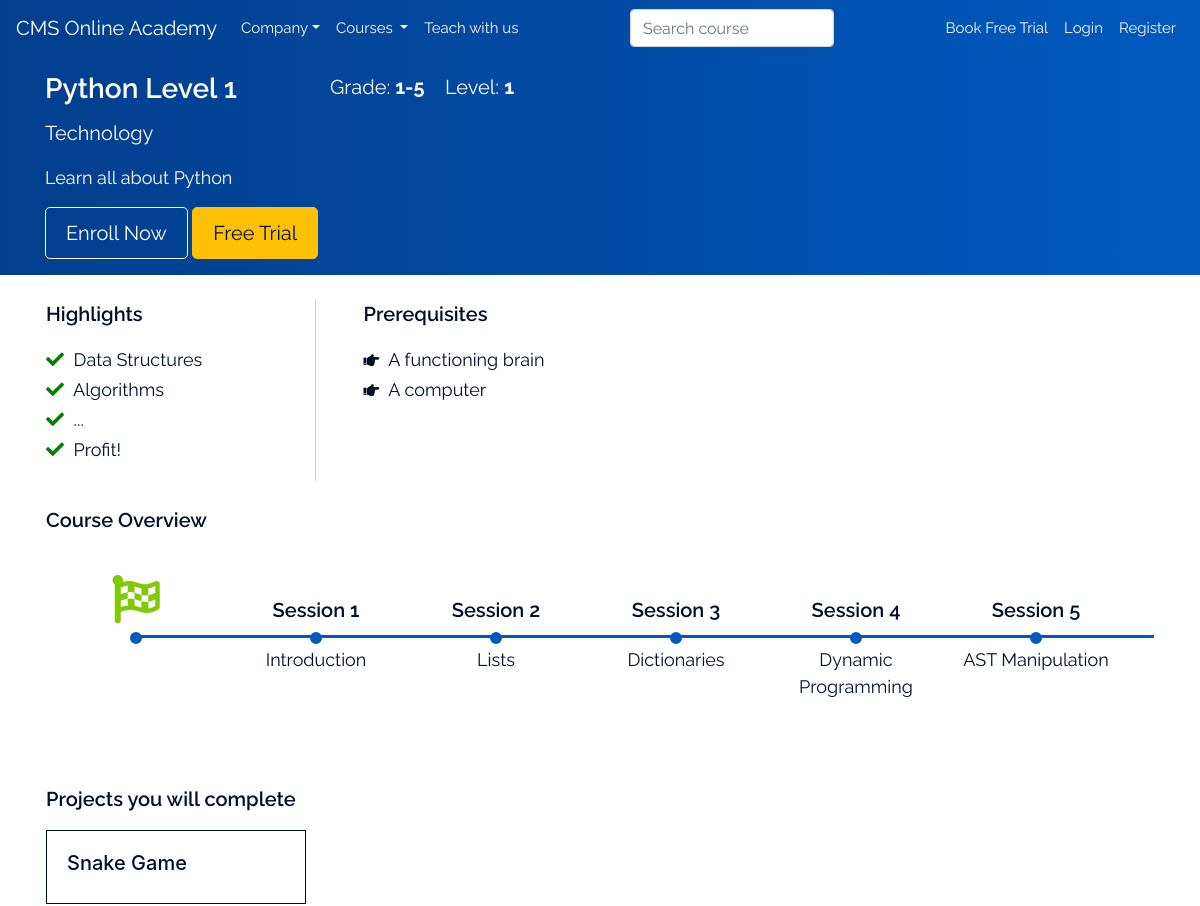
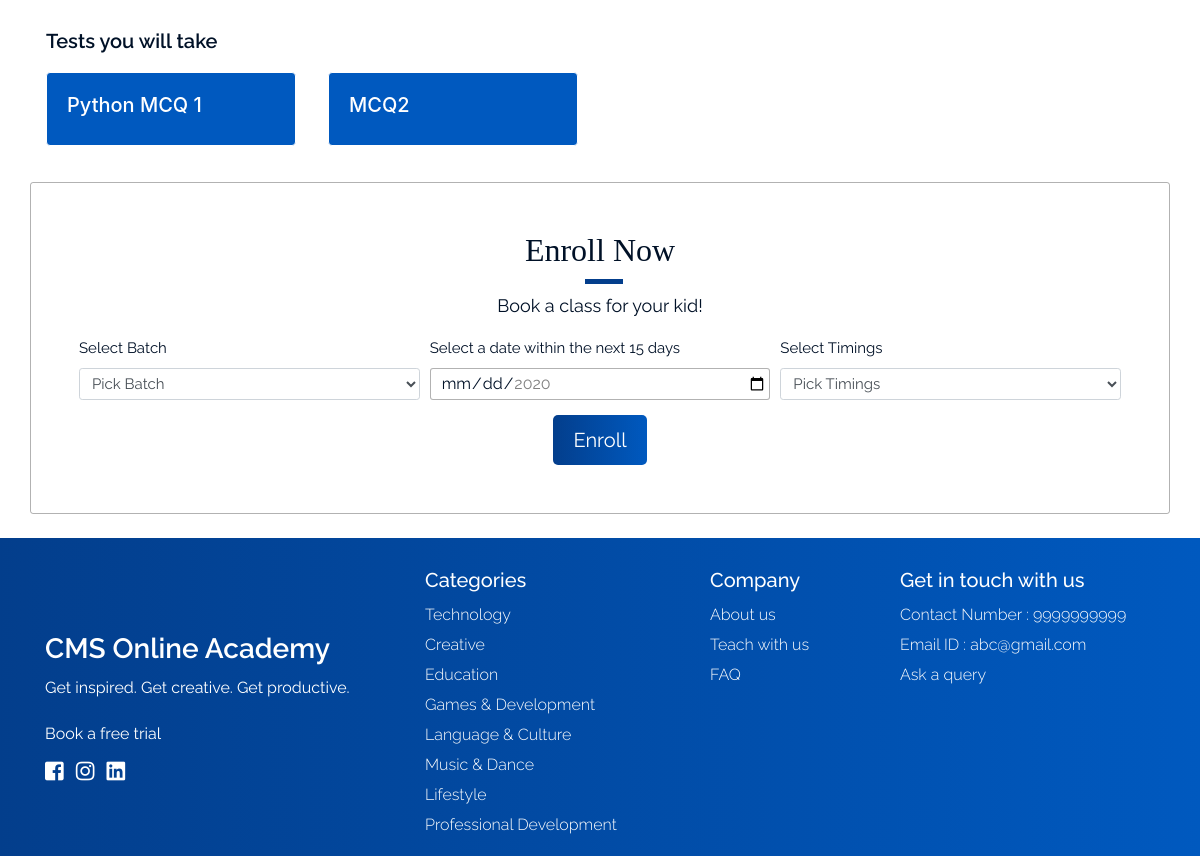
The app's page /course-details/1 with its own data (2 pictures, top to bottom).
### api/models.py (models this page shows, shortened)
class Course(models.Model):
    name = models.CharField(max_length=50)
    category = models.ForeignKey(Subcategory, on_delete=models.CASCADE)
    grade = models.CharField(max_length=1, choices=Grade.choices)
    level = models.PositiveSmallIntegerField()
    description = models.TextField()
    highlights = models.TextField(help_text='Put each item on its own line')
    prerequisites = models.TextField(help_text='Put each item on its own line')
    sessions = models.TextField(help_text='Put each item on its own line')
    instructor = models.ForeignKey(Instructor, on_delete=models.CASCADE)
    @property
    def highlight_list(self):
        return self.highlights.split('\n')
    @property
    def prerequisite_list(self):
        return self.prerequisites.split('\n')
    @property
    def session_list(self):
        return self.sessions.split('\n')

class Subcategory(models.Model):
    name = models.CharField(max_length=64)
    category = models.ForeignKey(Category, on_delete=models.CASCADE)

class Category(models.Model):
    name = models.CharField(max_length=64)
    def __str__(self):
        return self.name

class Project(models.Model):
    name = models.CharField(max_length=128)
    course = models.ForeignKey(Course, on_delete=models.CASCADE)

class Exam(models.Model):
    name = models.CharField(max_length=128)
    course = models.ForeignKey(Course, on_delete=models.CASCADE)
    total_points = models.PositiveSmallIntegerField()

### api/views.py (the view)
# urls.py: path('course-details/<int:course_id>', course_details, name='course-details'),
def course_details(request, course_id):
    course = Course.objects.get(id=course_id)
    return standard_view('landing/course-details.html', {
        'course': course,
    })(request)

### api/models.py (called while the page is built, shortened)
    @classmethod
    def get_for(cls, user: User):
        if isinstance(user, AnonymousUser):
            return None

### api/views.py (called while the page is built)
def standard_view(template_name, ctx=None):
    if ctx is None:
        ctx = {}
    def view(request, **kwargs):
        template = loader.get_template(template_name)
        context = {
            'me': AcademyUser.get_for(request.user),
            'all_categories': Category.objects.all(),
            **kwargs,
            **ctx,
        }
        return HttpResponse(template.render(context, request))
    return view

### templates/landing/course-details.html (shortened to what this page needs)
{% extends 'landing/landing-base.html' %}
{% load static %}
{% block head %}
    <link rel="stylesheet" href="{% static 'styles/course-details.css' %}">
{% endblock %}
{% block landing-body %}
    <section class="your-turn text-white px-2 py-3 ">
        <div class="container">
            <div class="row">
                <div class="col-md-4 col-lg-3">
                    <h3 class="h3">{{ course.name }}</h3>
                </div>
                <div class="col-md-6 col-lg-4">
                    <p class="text-normal">Grade: <strong>{{ course.get_grade_display }}</strong>&nbsp&nbsp&nbsp&nbspLevel:
                        <strong>{{ course.level }}</strong></p>
                </div>
            </div>
            <p class="text-normal">{{ course.category.category }}</p>
            <p class="text-medium">{{ course.description }}</p>
            <button type="button" class="btn btn-outline-light text-normal"><a href="#enroll-now">Enroll Now</a>
            </button>
            <button type="button" class="btn btn-warning text-normal"><a href="book-trial.html">Free Trial</a></button>
        </div>
    </section>
    <section class="container px-5 px-sm-3 pt-4">
        <div class="row">
            <div class="col-sm-6 col-md-5 col-lg-3 highlights text-medium">
                <p class="text-large">Highlights</p>
                <ul class="list-unstyled " style="line-height: 30px;">
                    {% for highlight in course.highlight_list %}
                        <li><i class="fas fa-check"></i> {{ highlight }}</li>
                    {% endfor %}
                </ul>
            </div>
            <div class="col-sm-6  pl-sm-5 text-medium">
                <p class="text-large">Prerequisites</p>
                <ul class="list-unstyled " style="line-height: 30px;">
                    {% for prereq in course.prerequisite_list %}
                        <li><i class="fas fa-hand-point-right fa-sm"></i> {{ prereq }}</li>
                    {% endfor %}
                </ul>
            </div>
        </div>
        <section class="time-line-box py-4">
            <p class="text-large">Course Overview</p>
            <div class="swiper-container text-center py-4">
                <div class="swiper-wrapper">
                    <div class="swiper-slide">
                        <div class="topic-title my-auto "><i class="fas fa-flag-checkered fa-3x"
                                                             style="color: #80c904"></i></div>
                        <div class="topic-overview text-medium"></div>
                    </div>
                    {% for session in course.session_list %}
                        <div class="swiper-slide">
                            <div class="topic-title my-auto text-large">Session {{ forloop.counter }}</div>
                            <div class="topic-overview text-medium "><span>{{ session }}</span></div>
                        </div>
                    {% endfor %}
                </div>
            </div>
        </section>
        <section class="projects py-3">
            <p class="text-large">Projects you will complete</p>
            <div class="card-columns mx-auto">
                {% for project in course.project_set.all %}
                    <div class="card h-100 mx-auto">
                        <div class="card-body">
                            <h5>{{ project.name }}</h5>
                        </div>
                    </div>
                {% endfor %}
            </div>
        </section>
        <section class="tests pt -3">
            <p class="text-large">Tests you will take</p>
            <div class="card-columns mx-auto">
                {% for exam in course.exam_set.all %}
                    <div class="card h-100 mx-auto">
                        <div class="card-body">
                            <h5>{{ exam.name }}</h5>
                        </div>
                    </div>
                {% endfor %}
            </div>
        </section>
    </section>
    <section class="enroll-form container pb-5 px-5 my-4" id="enroll-now">
        <br><br>
        <div class="text-center centered">
            <h1 class="head">Enroll Now</h1>
            <p class="text-medium">Book a class for your kid!</p>
        </div>
        <form class="centered mx-auto">
            <div class="form-row">
                <div class="col-12 col-md-4 mx-auto">
                    <label for="batch">Select Batch</label>
                    <select id="batch" class="form-control form-control-sm" required>
                        <option value="" selected disabled>Pick Batch</option>
                    </select>
                </div>
                <div class="col-12 col-md-4 mx-auto">
                    <label for="pick-date">Select a date within the next 15 days</label>
                    <input id="pick-date" type="date" min="2020-09-13" max="2020-10-13" required>
                </div>
                <div class="col-12 col-md-4 mx-auto" onchange="EnableDisableBtop()">
                    <label for="timing">Select Timings</label>
                    <select id="timing" class="form-control form-control-sm" required>
                        <option value="" selected disabled>Pick Timings</option>
                    </select>
                </div>
            </div>
            <div class="text-center">
                <button type="submit" class=" btn text-white custom-btn" >Enroll</button>
            </div>
        </form>
    </section>
{% endblock %}

### templates/footer.html
<footer class="footer">
    <div class="container ">
        <div class="row justify-content-between">
            <div class=" col-lg-4 col-md-3 col-sm-7 my-auto pt-5">
                <h3><a href="{% url 'index' %}" class="h3">CMS Online Academy</a></h3>
                <p>
                    <span class="sub">Get inspired. </span>
                    <span class="sub">Get creative. </span>
                    <span class="sub">Get productive.</span>
                </p>
                <a class="text-white " href="{% url 'book-trial' %}">Book a free trial</a>
                <ul class="list-unstyled list-inline py-2">
                    <li class="list-inline-item"><a href="#"><i class="fab fa-facebook-square fa-lg"></i></a></li>
                    <li class="list-inline-item"><a href="#"><i class="fab fa-instagram fa-lg"></i></a></li>
                    <li class="list-inline-item"><a href="#"><i class="fab fa-linkedin fa-lg"></i></a></li>
                </ul>
            </div>
            <div class=" col-lg-3 col-md-4  col-sm-5"><br>
                <h5>Categories</h5>
                <ul class="list-unstyled text-small ">
                    {% for category in all_categories %}
                        <li><a class="text-white" href="{% url 'courses-offered' category.id %}">{{ category.name }}</a></li>
                    {% endfor %}
                </ul>
            </div>
            <div class=" col-lg-2 col-md-2 col-sm-6"><br>
                <h5>Company</h5>
                <ul class="list-unstyled text-small">
                    <li><a class="text-white" href="{% url 'about-us' %}">About us</a></li>
                    <li><a class="text-white" href="{% url 'teach-with-us' %}">Teach with us</a></li>
                    <li><a class="text-white" href="{% url 'faq' %}">FAQ</a></li>
                </ul>
            </div>
            <div class=" col-lg-3 col-md-3 col-sm-6"><br>
                <h5>Get in touch with us</h5>
                <ul class="list-unstyled text-small">
                    <li><a href="tel:+91 9443232761" class="text-white">Contact Number : 9999999999</a></li>
                    <li><a href="mailto:adarshyahari@gmail.com" class="text-white">Email ID : abc@gmail.com</a></li>
                    <li><a class="text-white" data-toggle="modal" data-target="#query-popup">Ask a query</a></li>
                </ul>
            </div>
        </div>
    </div>
</footer>

### api/static/styles/index.css (style rules this page uses)
html { scroll-behavior: smooth; }
body { color:#001127; }
a, a:hover, a:active { color:#001127; text-decoration: none; cursor: pointer; }
label, .form-control-sm { font-family: 'Raleway', sans-serif; white-space: nowrap; font-weight: 400; font-size: 15px; }
.btn { font-family: 'Raleway', sans-serif; font-size: 20px; border-radius: 5px; padding: 10px; padding-left:20px; padding-right: 20px; }
.form-row { margin-top: 15px; margin-bottom: 15px; }
.custom-btn { color: white; background-color: #0059BF; background-image: linear-gradient(to right, #033E8C , #0059BF); border: none; }
.footer { bottom: 0; width: 100%; color: white; font-family: 'Raleway', sans-serif; min-height: 50%; line-height: 30px; background-image: linear-gradient(to right, #033E8C , #0059BF); }
.footer .h3, .your-turn .h3 { color: white; font-family: 'Raleway', sans-serif; font-weight: 600; }
.fab { color: white; }
h1 { font-family: 'Playfair Display', serif; font-weight: 400; font-size: 2.5rem; }
.text-small { font-family: 'Raleway', sans-serif; font-weight: 300; }
.text-medium { font-family: 'Raleway', sans-serif; font-weight: 400; font-size:18px; }
.text-normal { font-family: 'Raleway', sans-serif; font-weight: 400; font-size:20px; word-wrap: normal; }
.text-large { font-family: 'Raleway', sans-serif; font-weight: 600; font-size:20px; word-wrap: normal; }
.head { font-size: 2rem; display: inline-block; padding-bottom: 15px; position: relative; }
.head:before { content: ""; position: absolute; width: 25%; height: 1px; bottom: 0; left: 40%; border-bottom: 5px solid #033E8C; }
.sub { white-space: nowrap; }
.your-turn { min-height: 15vw; background: linear-gradient(to right, #033E8C , #0059BF); }
.btn-outline-light { font-size: 16px; }
.btn-outline-light a { color: white; }
#pick-date { color:#001127; font-family: 'Raleway', sans-serif; border: 1px solid rgba(0,0,0,0.3); border-radius: 3px; padding: 2px; padding-left: 10px; width: 100%; }

### records on screen
Course: name "Python Level 1", grade "1-5", level "1", category.category "Technology", description "Learn all about Python"
Project: name "Snake Game"
Exam: name "Python MCQ 1"
Exam: name "MCQ2"
Category: name "Technology"
Category: name "Creative"
Category: name "Education"
Category: name "Games & Development"
Category: name "Language & Culture"
Category: name "Music & Dance"
Category: name "Lifestyle"
Category: name "Professional Development"

### other values on screen
{{ highlight }} "Data Structures" "Algorithms" "..." "Profit!"
{{ prereq }} "A functioning brain" "A computer"
{{ session }} "Introduction" "Lists" "Dictionaries" "Dynamic Programming" "AST Manipulation"
